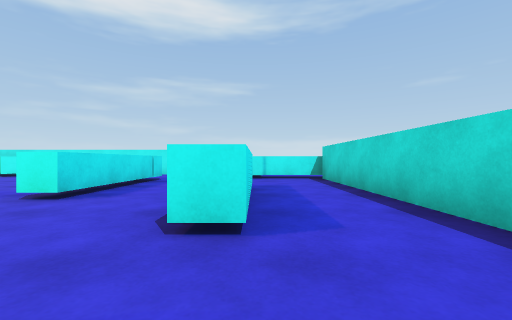
view 1 (above)

19 first-person views from a walk through a scene from a Unity 3-D project. The camera is 0.49 m above the floor, looks level and sees 90° across. The floor is counted in squares, 1 m on a side. Each view is taken from the middle of a square. On the plan, view 1 faces up. The plan holds only what a view shows up to about 9 squares ahead; the rest is blank. The player character is not drawn.

view 2
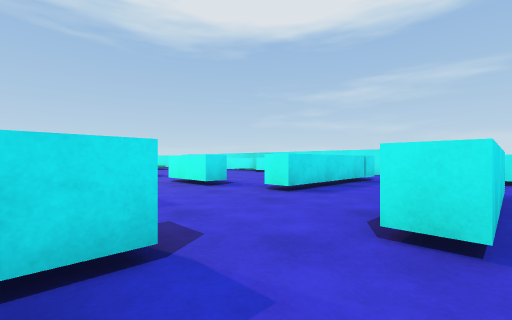

view 3
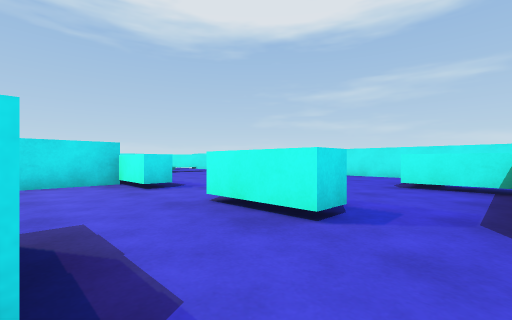

view 4
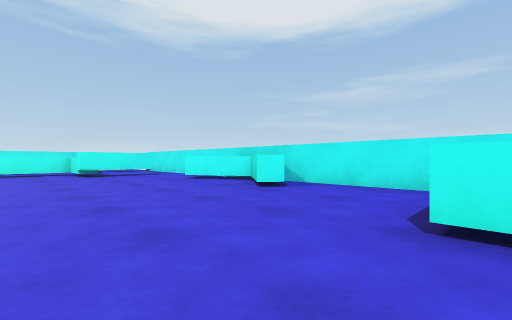

view 5
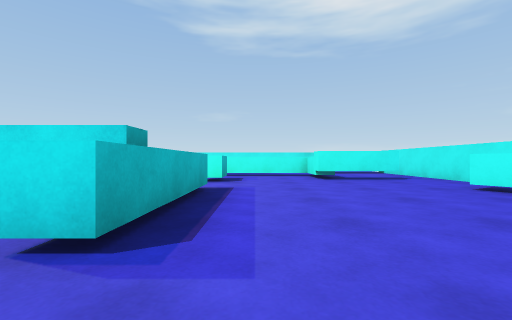

view 6
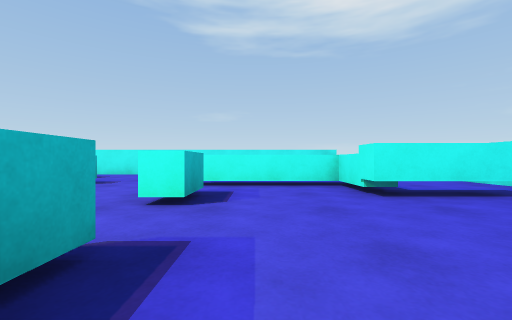

view 7
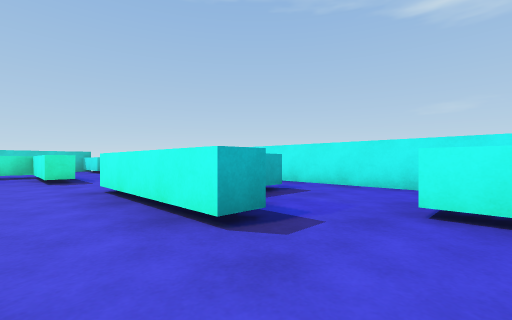

view 8
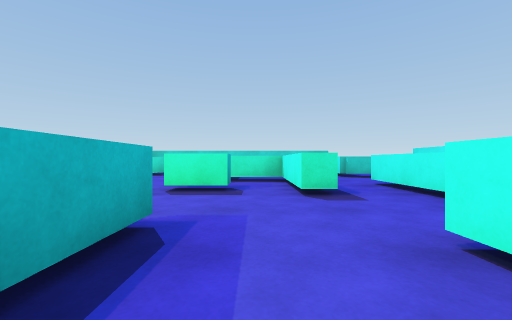

view 9
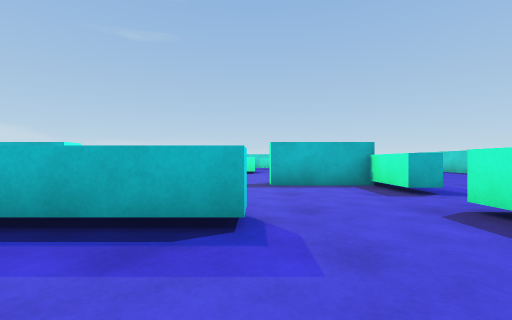

view 10
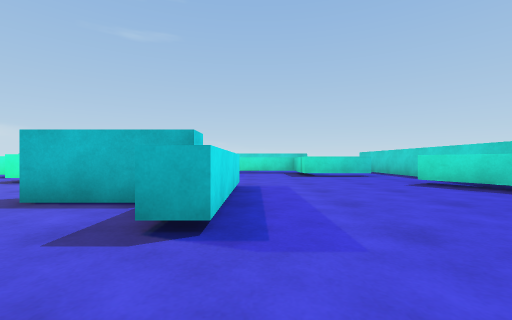

view 11
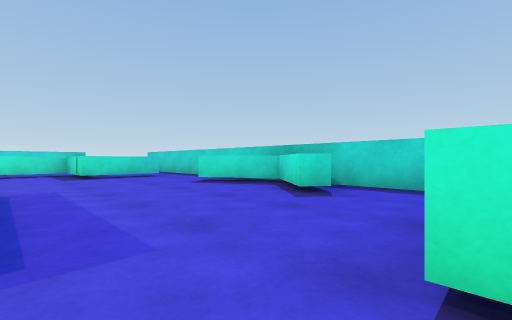

view 12
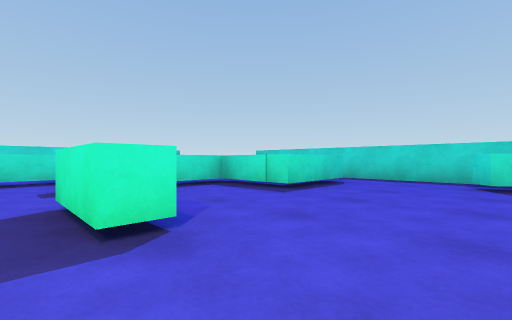

view 13
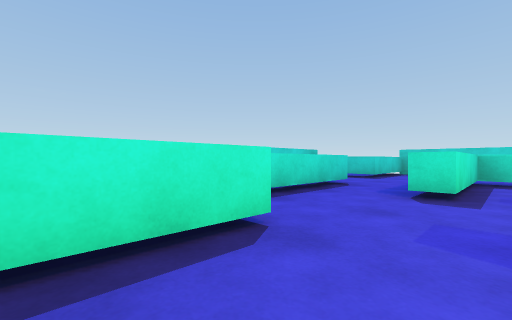

view 14
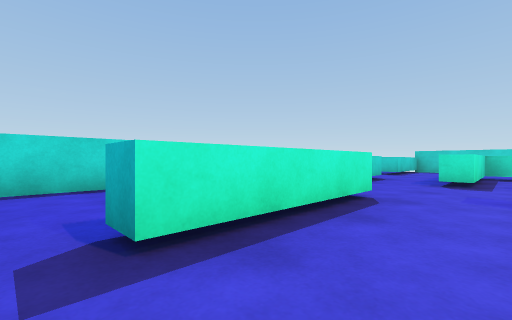

view 15
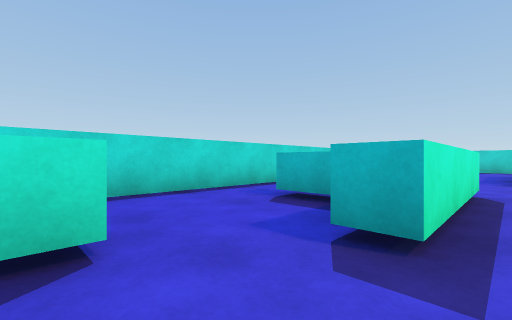

view 16
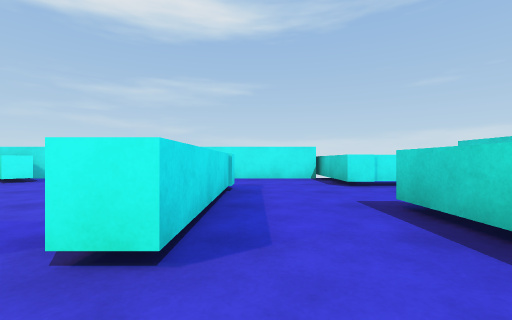

view 17
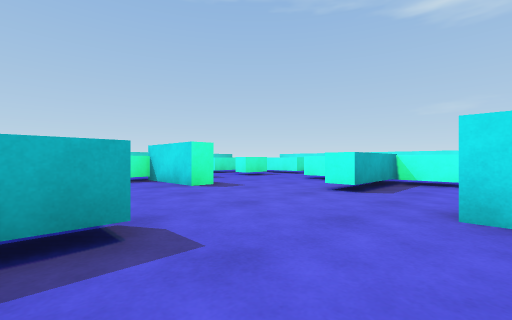

view 18
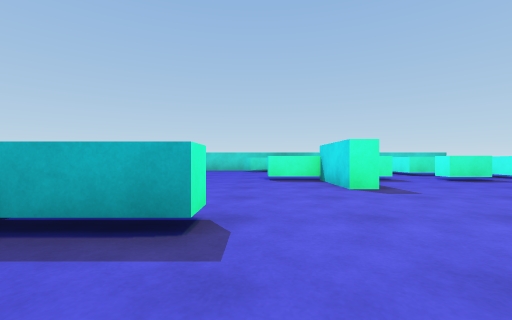

view 19
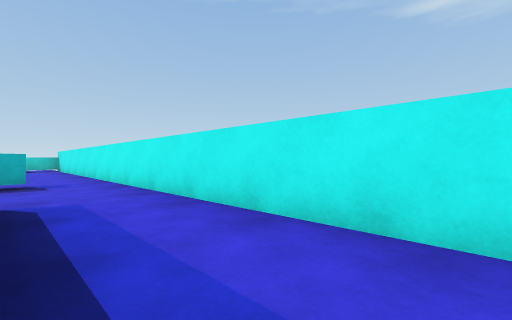

### Floor plan
Key: @ floor where view 1 was taken; # wall or solid block; x gap in a wall; . floor; ^ raised ledge; B cyan block; T thing the floor can be seen under or through; O other object.
Columns run from 18 left of view 1 to 2 right of it. Each row starts with its distance up from view 1.
  9    ###############^
  8    .....^^^^.. ...^.
  7    ..T........^...^^^
  6 #  .BT........BB....#
  5 #...^..........^....#
  4 #.^.^..........^..^.#
  3 #.^.^BB.^#^..BB...^.#
  2 #.^....  #........^.#
  1 #.....  .#...BB.....#
  0 #...^.^......  ..^@.#
 -1 #.BB^.^^^...^^ ..BB.#
 -2 #...^.^.......O..^ .#
 -3 #.....^......OO...  #
 -4 #.^......#........^.#
 -5 #.^.^.B.^#^..BB.^.^.#
 -6 #.^.^...........^.^ #
 -7 #...BBB.........^.. #
 -8 # ....^.......BB#.. #
 -9   ^ .. .......^...^^
-10   ^    .x^^^......^.
-11        ########## ^

Where each view was taken, in squares from view 1:
view 1: 0 up, 0 right, facing up
view 2: 0 up, 0 right, facing up-left
view 3: 1 up, 3 left, facing up-left
view 4: 4 up, 4 left, facing up-left
view 5: 4 up, 6 left, facing left
view 6: 4 up, 9 left, facing left
view 7: 2 up, 13 left, facing down-left
view 8: 1 down, 13 left, facing down
view 9: 3 down, 14 left, facing right
view 10: 6 down, 12 left, facing right
view 11: 6 down, 12 left, facing down-right
view 12: 4 down, 7 left, facing down-right
view 13: 1 down, 3 left, facing down-right
view 14: 1 up, 3 left, facing down-right
view 15: 2 up, 2 left, facing down-right
view 16: 2 up, 2 left, facing up
view 17: 1 up, 6 left, facing down-left
view 18: 1 up, 7 left, facing down
view 19: 5 up, 16 left, facing down-left
